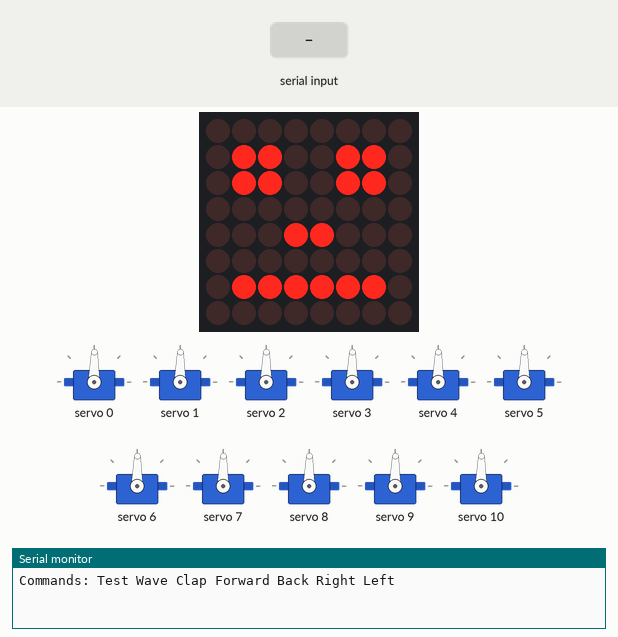
The sketch below on a simulated Arduino Uno, built with avr-gcc and run on an emulated ATmega328P. Parts: 8×8 LED matrix, 11 × servo, the last lines printed to the serial monitor. The test bench sets the inputs (shaded band).

Above: at 2.0 s.
2.1 s: "c" received over Serial
At 3.4 s:
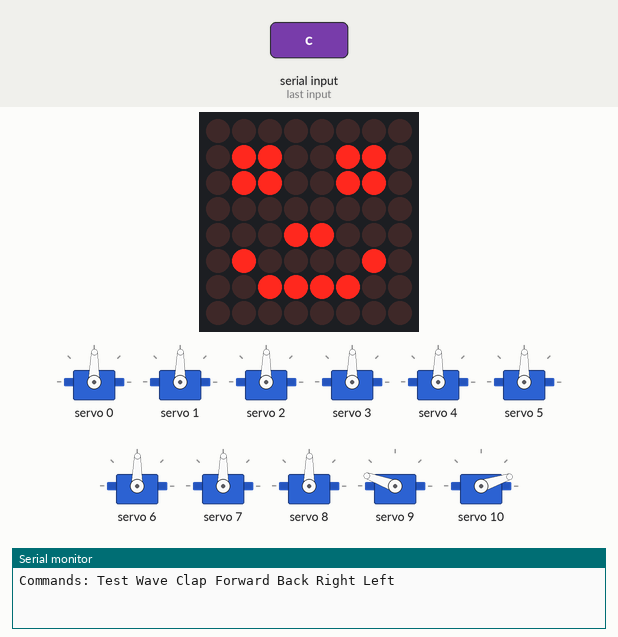
5.1 s: "w" received over Serial
At 7.8 s:
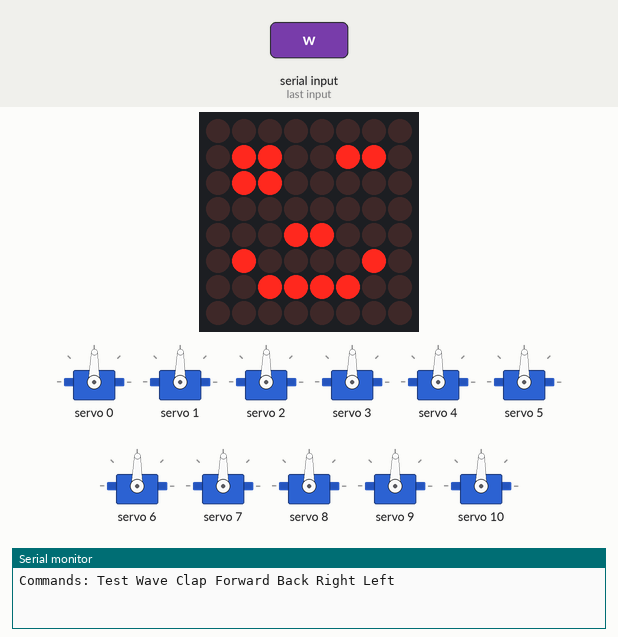
8.1 s: "f" received over Serial
At 10.95 s:
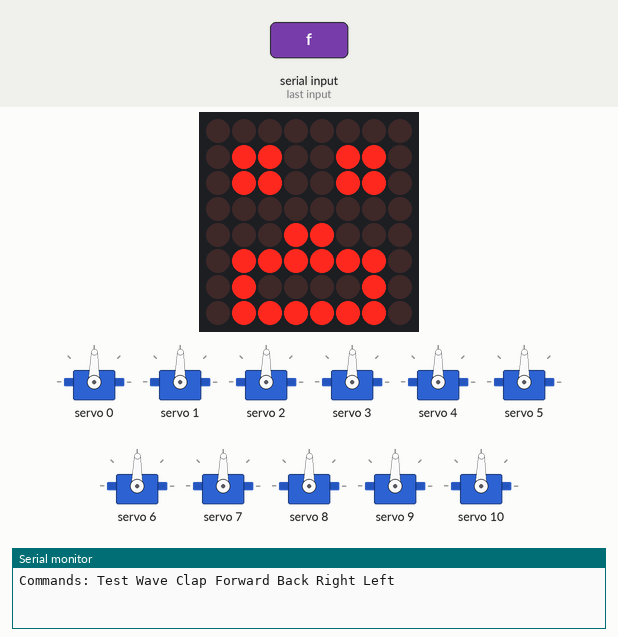
11.1 s: "r" received over Serial
At 13.87 s:
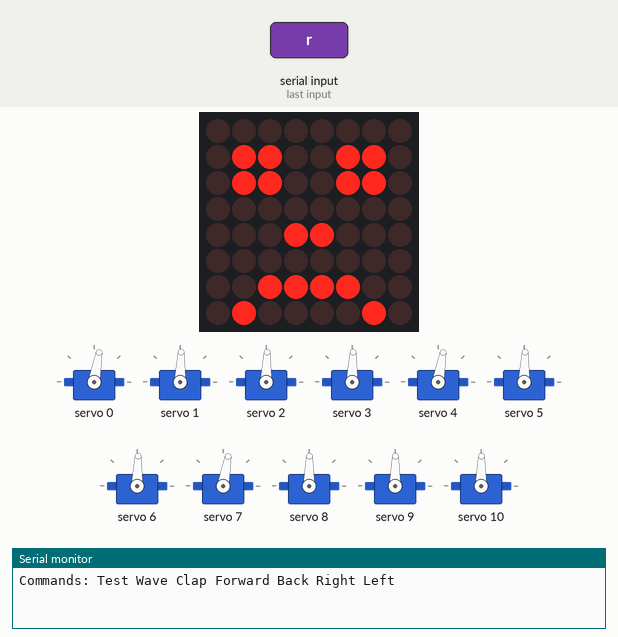
14.1 s: "t" received over Serial
At 25.3 s:
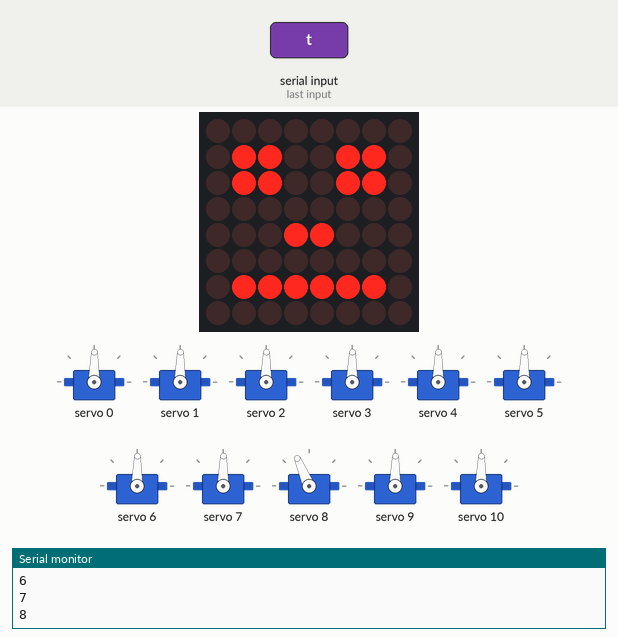
Timing chart, 0 to 29.2 s (numbered marks = the images above; inputs shaded):
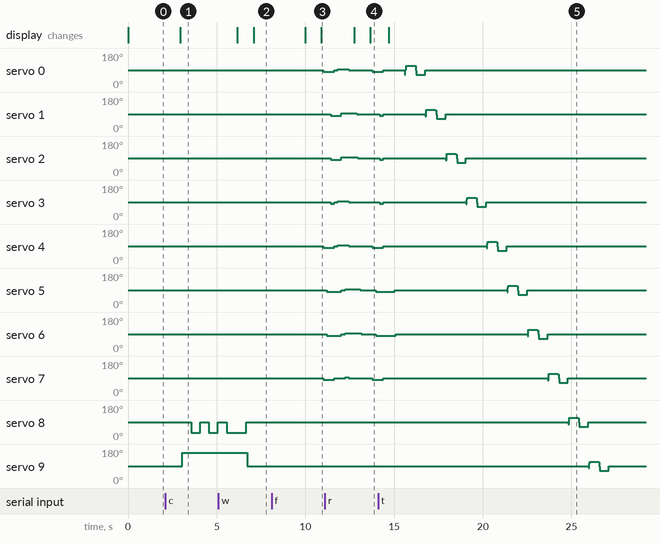

Measured:
- after the input at 2.1 s, servo 8: alternates 89° for 0.50 s and 32° for 0.50 s, starting after 1.5 s; servo 9: 89° → 160° after 0.96 s; servo 10: 89° → 18° after 0.96 s; the display: changes after 0.85 s (image 1)
- after the input at 5.1 s, the display: first differs from a run without the input after 2.0 s (image 2)
- after the input at 8.1 s, servo 0, servo 4, servo 7: 89° → 80° after 2.9 s; servo 1–3, servo 5, servo 6: 89° → 88° after 2.9 s; the display: first differs from a run without the input after 2.8 s (image 3)
- after the input at 11.1 s, the display: first differs from a run without the input after 2.6 s (image 4)
- after the input at 14.1 s, servo 8: 89° → 113° after 10.7 s, → 66° 0.56 s later, → 89° 0.57 s later; servo 9: 89° → 113° after 11.9 s, → 66° 0.56 s later, → 89° 0.57 s later; servo 10: 89° → 113° after 13.0 s, → 66° 0.56 s later, → 89° 0.57 s later

The sketch:

Humanoid_15DOF_PCA9685_7219.ino
```cpp
/***************************************
15 DOF Humanoid with PCA9685

// Define our Servo's
Servo servo0; // Left Ankle
Servo servo1; // Left Knee
Servo servo2; // Left Hip F-B
Servo servo3; // Left Hip R-L
Servo servo4; // Right Ankle
Servo servo5; // Right Knee
Servo servo6; // Right Hip F-B
Servo servo7; // Right Hip R-L
Servo servo8; // Left Hand
Servo servo9; // Left Elbow
Servo servo10; // Left Shoulder
Servo servo11; // Right Hand
Servo servo12; // Right Elbow
Servo servo13; // Right Shoulder
Servo servo14; // Head
***************************/
#include <Wire.h>
#include <Adafruit_PWMServoDriver.h>
// The Max7219 library
#include "LedControl.h"
// The Max7219 on D8, D9, D10 as Data Clock CS
LedControl lc=LedControl(8,9,10,1);
// called this way, it uses the default address 0x40
Adafruit_PWMServoDriver pwm = Adafruit_PWMServoDriver();
uint8_t snum = 0;
int twait = 200;

// Create arrays for the expresions
byte a[8]={B00000000,B01100110,B01100110,B00000000,B00011000,B00000000,B01111110,B00000000};//normal
byte b[8]={B00000000,B01100110,B01100000,B00000000,B00011000,B01000010,B00111100,B00000000};//wink+smile
byte c[8]={B00000000,B01100110,B01100110,B00000000,B00011000,B01000010,B00111100,B00000000};//smile
byte d[8]={B00000000,B01100110,B01100110,B00000000,B00011000,B00000000,B00111100,B01000010};//frown
byte e[8]={B00000000,B01100110,B01100110,B00000000,B00011000,B01111110,B01000010,B01111110};//open mouth

byte walkf[8][8] = {
// 0    1    2    3    4    5    6    7
{ 85,  85,  85,  90,  95,  95,  95,  90}, // Left Ankle
{ 90,  90,  85,  85,  85,  95,  95,  95}, // Knee
{ 90,  90,  85,  85,  85,  95,  95,  95}, // Hip
{ 90,  90,  85,  90,  95,  95,  95,  90}, // Hip
{ 85,  85,  85,  90,  95,  95,  95,  90}, // Right Ankle
{ 90,  85,  85,  85,  85,  90,  95,  95}, // Knee
{ 90,  85,  85,  85,  85,  90,  95,  95}, // Hip
{ 85,  85,  85,  90,  90,  90,  95,  90}, // Hip
};

byte walkb[8][8] = {
// 0    1    2    3    4    5    6    7
{ 85,  85,  85,  90,  95,  95,  95,  90}, // Left Ankle
{ 90,  90,  95,  95,  95,  85,  85,  85}, // Knee
{ 90,  90,  95,  95,  95,  85,  85,  85}, // Hip
{ 90,  90,  85,  90,  95,  95,  95,  90}, // Hip
{ 85,  85,  85,  90,  95,  95,  95,  90}, // Right Ankle
{ 90,  95,  95,  95,  95,  90,  85,  85}, // Knee
{ 90,  95,  95,  95,  95,  90,  85,  85}, // Hip
{ 85,  85,  85,  90,  90,  90,  95,  90}, // Hip
};

byte walkl[8][4] = {
// 0    1    2    3
{ 85,  85,  85,  90, }, // Left Ankle
{ 90,  90,  95,  90, }, // Knee
{ 90,  90,  95,  90, }, // Hip
{ 90,  90,  85,  90, }, // Hip
{ 85,  85,  85,  90, }, // Right Ankle
{ 90,  95,  95,  95, }, // Knee
{ 90,  95,  95,  95, }, // Hip
{ 85,  85,  85,  90, }, // Hip
};

byte walkr[8][4] = {
// 0    1    2    3
{ 85,  85,  85,  90, }, // Left Ankle
{ 90,  90,  85,  90, }, // Knee
{ 90,  90,  85,  90, }, // Hip
{ 90,  90,  85,  90, }, // Hip
{ 85,  85,  85,  90, }, // Right Ankle
{ 90,  85,  85,  85, }, // Knee
{ 90,  85,  85,  85, }, // Hip
{ 85,  85,  85,  90, }, // Hip
};

void writeOnMatrixa() {
  lc.setRow(0,0,(a[0]));
  lc.setRow(0,1,(a[1]));
  lc.setRow(0,2,(a[2]));
  lc.setRow(0,3,(a[3]));
  lc.setRow(0,4,(a[4]));
  lc.setRow(0,5,(a[5]));
  lc.setRow(0,6,(a[6]));
  lc.setRow(0,7,(a[7]));
  delay(100);  }

void writeOnMatrixb() {
  lc.setRow(0,0,(b[0]));
  lc.setRow(0,1,(b[1]));
  lc.setRow(0,2,(b[2]));
  lc.setRow(0,3,(b[3]));
  lc.setRow(0,4,(b[4]));
  lc.setRow(0,5,(b[5]));
  lc.setRow(0,6,(b[6]));
  lc.setRow(0,7,(b[7]));
  delay(100);   }

void writeOnMatrixc() {
  lc.setRow(0,0,(c[0]));
  lc.setRow(0,1,(c[1]));
  lc.setRow(0,2,(c[2]));
  lc.setRow(0,3,(c[3]));
  lc.setRow(0,4,(c[4]));
  lc.setRow(0,5,(c[5]));
  lc.setRow(0,6,(c[6]));
  lc.setRow(0,7,(c[7]));
  delay(100);   }

void writeOnMatrixd() {
  lc.setRow(0,0,(d[0]));
  lc.setRow(0,1,(d[1]));
  lc.setRow(0,2,(d[2]));
  lc.setRow(0,3,(d[3]));
  lc.setRow(0,4,(d[4]));
  lc.setRow(0,5,(d[5]));
  lc.setRow(0,6,(d[6]));
  lc.setRow(0,7,(d[7]));
  delay(100);   }

void writeOnMatrixe() {
  lc.setRow(0,0,(e[0]));
  lc.setRow(0,1,(e[1]));
  lc.setRow(0,2,(e[2]));
  lc.setRow(0,3,(e[3]));
  lc.setRow(0,4,(e[4]));
  lc.setRow(0,5,(e[5]));
  lc.setRow(0,6,(e[6]));
  lc.setRow(0,7,(e[7]));
  delay(100);   }


void setup() {
  Serial.begin(9600);
  Serial.println("Commands: Test Wave Clap Forward Back Right Left");
  pwm.begin();
  pwm.setOscillatorFrequency(27000000);
  pwm.setPWMFreq(50); // Analog servos at ~50 Hz updates

  // The MAX72XX starts in power-saving mode
  lc.shutdown(0,false);
  /* Set the brightness to a medium values */
  lc.setIntensity(0,8);
  /* and clear the display */
  lc.clearDisplay(0);
  delay(10);
}

void loop() {
  writeOnMatrixa(); // default expression

  // Center Servos
  for (snum=0; snum<16; snum++){
    pwm.setPWM(snum, 0, 300);
    delay(50);
  }
  if ( Serial.available()) {
    char sinch = Serial.read();
    // Test out the servos 2 at a time
    switch(sinch) {
      case 't': //Test servos
      // Drive each servo one at a time using setPWM()
      for (snum=0; snum<16; snum++){
        Serial.println(snum);
        for (uint16_t pulselen = 250; pulselen < 350; pulselen++) {
          pwm.setPWM(snum, 0, pulselen);    }
        delay(500);
        for (uint16_t pulselen = 350; pulselen > 250; pulselen--) {
          pwm.setPWM(snum, 0, pulselen);    }
        delay(500);
        pwm.setPWM(snum, 0, 300);   }
      break;
      case 'w': // wave hand
          writeOnMatrixb(); // smile
          pwm.setPWM(13, 0, 550);
          delay(200);
          pwm.setPWM(11, 0, 200);
          delay(500);
          pwm.setPWM(11, 0, 400);
          delay(500);
          pwm.setPWM(11, 0, 200);
          delay(500);
          pwm.setPWM(11, 0, 400);
          delay(500);
          pwm.setPWM(11, 0, 200);
          delay(500);
      break;
      case 'c': // clap
          writeOnMatrixc(); // smile
          pwm.setPWM(13, 0, 450);
          pwm.setPWM(10, 0, 150);
          pwm.setPWM(12, 0, 150);
          pwm.setPWM(9, 0, 450);
          delay(500);
          pwm.setPWM(11, 0, 420);
          pwm.setPWM(8, 0, 180);
          delay(500);
          pwm.setPWM(11, 0, 300);
          pwm.setPWM(8, 0, 300);
          delay(500);
          pwm.setPWM(11, 0, 420);
          pwm.setPWM(8, 0, 180);
          delay(500);
          pwm.setPWM(11, 0, 300);
          pwm.setPWM(8, 0, 300);
          delay(500);
          pwm.setPWM(11, 0, 420);
          pwm.setPWM(8, 0, 180);
          delay(500);
      break;

      case 'f': // forward key
        writeOnMatrixe(); // O
        for (int i=0; i<8; i++){
          pwm.setPWM(0, 0, (walkf[0][i]*3.3));
          pwm.setPWM(1, 0, (walkf[1][i]*3.3));
          pwm.setPWM(2, 0, (walkf[2][i]*3.3));
          pwm.setPWM(3, 0, (walkf[3][i]*3.3));
          pwm.setPWM(4, 0, (walkf[4][i]*3.3));
          pwm.setPWM(5, 0, (walkf[5][i]*3.3));
          pwm.setPWM(6, 0, (walkf[6][i]*3.3));
          pwm.setPWM(7, 0, (walkf[7][i]*3.3));
          delay(twait);
        }
        break;

      case 'b':  // back key
        writeOnMatrixe(); // O
        for (int i=0; i<8; i++){
          pwm.setPWM(0, 0, (walkb[0][i]*3.3));
          pwm.setPWM(1, 0, (walkb[1][i]*3.3));
          pwm.setPWM(2, 0, (walkb[2][i]*3.3));
          pwm.setPWM(3, 0, (walkb[3][i]*3.3));
          pwm.setPWM(4, 0, (walkb[4][i]*3.3));
          pwm.setPWM(5, 0, (walkb[5][i]*3.3));
          pwm.setPWM(6, 0, (walkb[6][i]*3.3));
          pwm.setPWM(7, 0, (walkb[7][i]*3.3));
          delay(twait);
        }
        break;

      case 'r':  // Right key
        writeOnMatrixd(); // frown
        for (int i=0; i<4; i++){
          pwm.setPWM(0, 0, (walkr[0][i]*3.3));
          pwm.setPWM(1, 0, (walkr[1][i]*3.3));
          pwm.setPWM(2, 0, (walkr[2][i]*3.3));
          pwm.setPWM(3, 0, (walkr[3][i]*3.3));
          pwm.setPWM(4, 0, (walkr[4][i]*3.3));
          pwm.setPWM(5, 0, (walkr[5][i]*3.3));
          pwm.setPWM(6, 0, (walkr[6][i]*3.3));
          pwm.setPWM(7, 0, (walkr[7][i]*3.3));
          delay(twait);
        }
        break;

      case 'l':  // Right key
        writeOnMatrixd(); // frown
        for (int i=0; i<4; i++){
          pwm.setPWM(0, 0, (walkl[0][i]*3.3));
          pwm.setPWM(1, 0, (walkl[1][i]*3.3));
          pwm.setPWM(2, 0, (walkl[2][i]*3.3));
          pwm.setPWM(3, 0, (walkl[3][i]*3.3));
          pwm.setPWM(4, 0, (walkl[4][i]*3.3));
          pwm.setPWM(5, 0, (walkl[5][i]*3.3));
          pwm.setPWM(6, 0, (walkl[6][i]*3.3));
          pwm.setPWM(7, 0, (walkl[7][i]*3.3));
          delay(twait);
        }
        break;
    }
  }
  delay(100);
}
```
